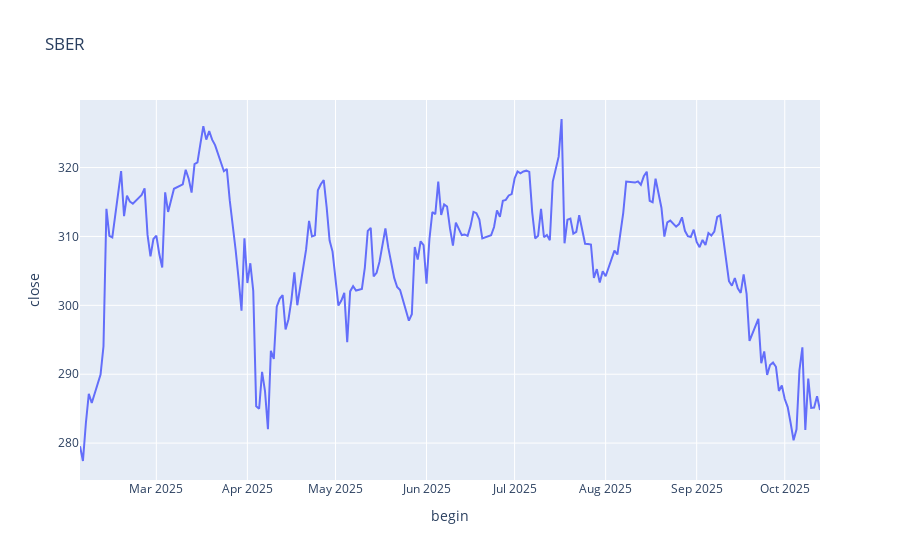

Notebook source saved alongside this figure:
### Code cell
import plotly.express as px

fig = px.line(df_sber, x="begin", y="close", title='SBER')
fig.show()

### Figure 1 — Plotly figure (JSON) as saved in the notebook; plotly's stock layout.template omitted (floating-point values rounded to 4 significant figures; data arrays with more than 128 entries replaced by an {"elided": "..."} marker saying what was removed)
{"data": [{"hovertemplate": "begin=%{x}<br>close=%{y}<extra></extra>", "legendgroup": "", "line": {"color": "#636efa", "dash": "solid"}, "marker": {"symbol": "circle"}, "mode": "lines", "name": "", "orientation": "v", "showlegend": false, "type": "scatter", "x": {"elided": "228 str values"}, "xaxis": "x", "y": {"elided": "228 float values"}, "yaxis": "y"}], "layout": {"legend": {"tracegroupgap": 0}, "title": {"text": "SBER"}, "xaxis": {"anchor": "y", "domain": [0, 1], "title": {"text": "begin"}}, "yaxis": {"anchor": "x", "domain": [0, 1], "title": {"text": "close"}}}}
